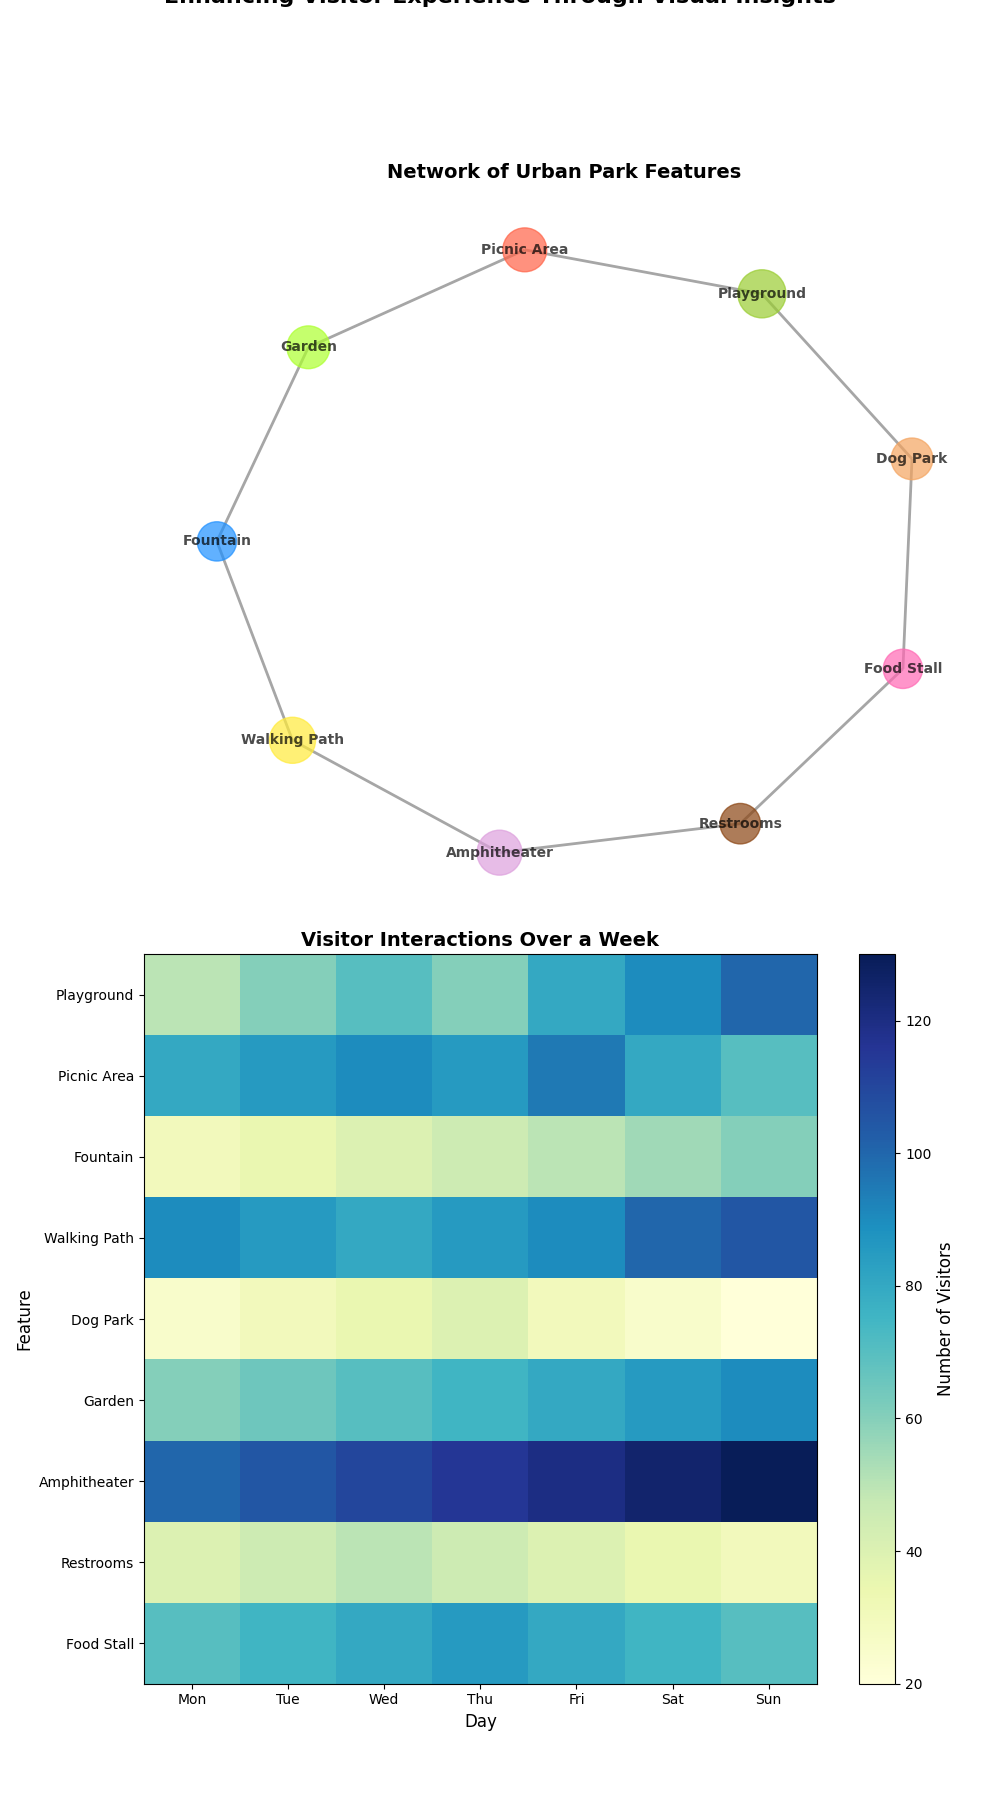

Python code for this plot:
import matplotlib.pyplot as plt
import networkx as nx
import numpy as np

features = [
    "Playground", "Picnic Area", "Fountain", "Walking Path", 
    "Dog Park", "Garden", "Amphitheater", "Restrooms", "Food Stall"
]

connections = [
    ("Playground", "Picnic Area"),
    ("Picnic Area", "Garden"),
    ("Garden", "Fountain"),
    ("Fountain", "Walking Path"),
    ("Walking Path", "Amphitheater"),
    ("Amphitheater", "Restrooms"),
    ("Restrooms", "Food Stall"),
    ("Food Stall", "Dog Park"),
    ("Dog Park", "Playground")
]

G = nx.Graph()
G.add_nodes_from(features)
G.add_edges_from(connections)

pos = nx.spring_layout(G, seed=42)

node_colors = ['#9acd32', '#ff6347', '#1e90ff', '#ffeb3b', '#f4a460', '#adff2f', '#dda0dd', '#8b4513', '#ff69b4']
node_sizes = [1200, 1000, 800, 1100, 900, 950, 1050, 850, 800]

visitor_interactions = np.array([
    [50, 60, 70, 60, 80, 90, 100],
    [80, 85, 90, 85, 95, 80, 70],
    [30, 35, 40, 45, 50, 55, 60],
    [90, 85, 80, 85, 90, 100, 105],
    [25, 30, 35, 40, 30, 25, 20],
    [60, 65, 70, 75, 80, 85, 90],
    [100, 105, 110, 115, 120, 125, 130],
    [40, 45, 50, 45, 40, 35, 30],
    [70, 75, 80, 85, 80, 75, 70]
])

days = ["Mon", "Tue", "Wed", "Thu", "Fri", "Sat", "Sun"]

# Change the subplot configuration to 2 rows and 1 column
fig, axes = plt.subplots(2, 1, figsize=(10, 18))

# Plot the network graph on the first subplot
nx.draw(G, pos, with_labels=True, node_color=node_colors, node_size=node_sizes,
        font_size=10, font_weight='bold', edge_color='gray', width=2.0, alpha=0.7, ax=axes[0])

axes[0].set_title('Network of Urban Park Features', fontsize=14, fontweight='bold')

# Plot the heatmap on the second subplot
heatmap = axes[1].imshow(visitor_interactions, cmap='YlGnBu', aspect='auto')

axes[1].set_xticks(np.arange(len(days)))
axes[1].set_xticklabels(days)
axes[1].set_yticks(np.arange(len(features)))
axes[1].set_yticklabels(features)
axes[1].set_title('Visitor Interactions Over a Week', fontsize=14, fontweight='bold')

cbar = fig.colorbar(heatmap, ax=axes[1], orientation='vertical')
cbar.set_label('Number of Visitors', fontsize=12)

plt.suptitle(
    'Urban Park Analysis: Connectivity and Visitor Interaction\nEnhancing Visitor Experience Through Visual Insights',
    fontsize=16, fontweight='bold', y=1.02
)

for ax in axes:
    ax.set_xlabel('Day', fontsize=12)
    ax.set_ylabel('Feature', fontsize=12)
    ax.label_outer()

plt.tight_layout(rect=[0, 0.03, 1, 0.95])
plt.show()
